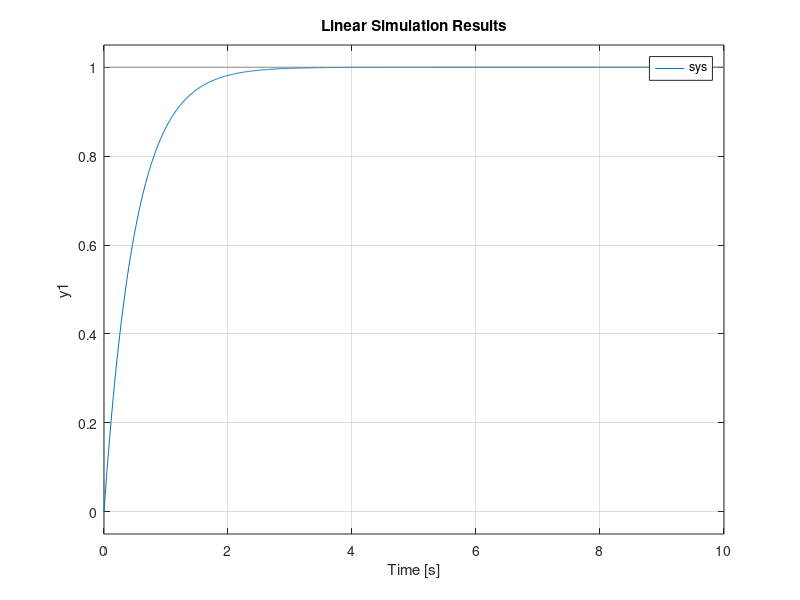
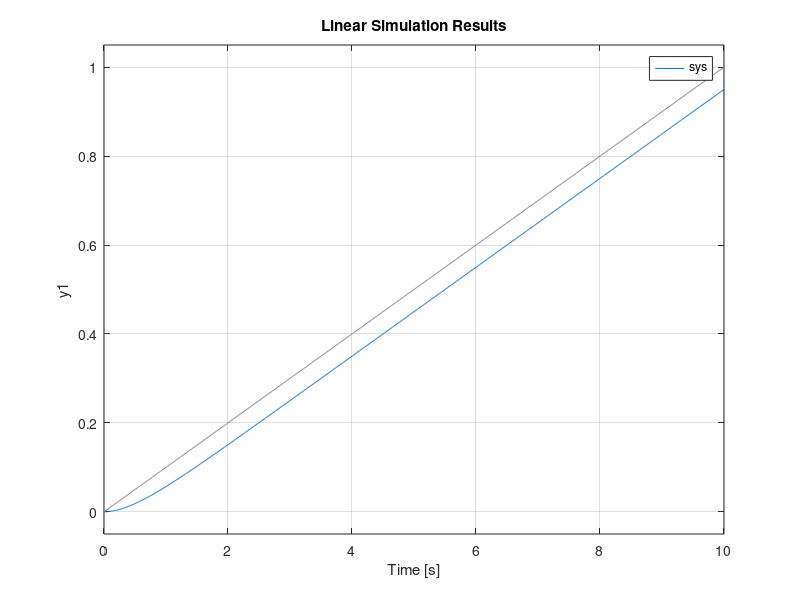
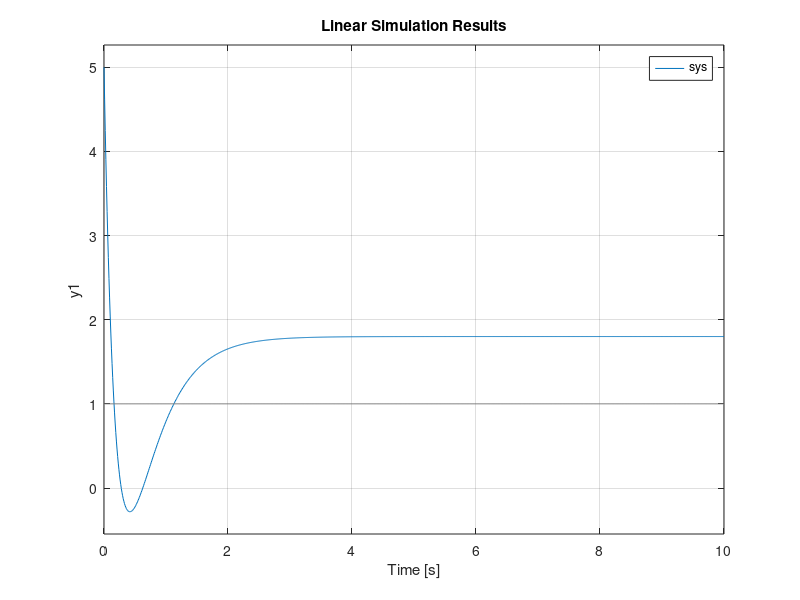
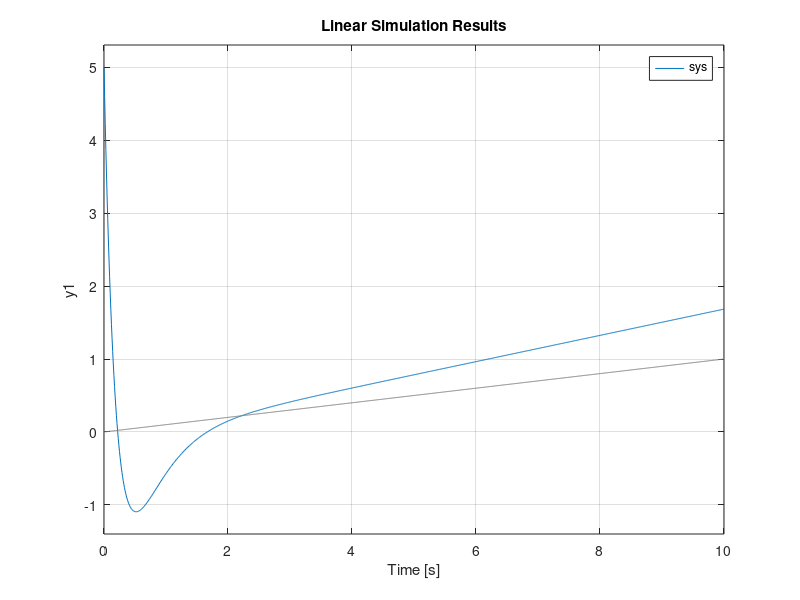

Write MATLAB code to recreate these figures, in order.
 %%%%%%%%%%%%%%%%%%%%%%%%%%%%% Ejercicio 1 %%%%%%%%%%%%%%%%%%%%%%%%%%%%%%%%%%

 A = [-2,0;7,-4];
 B = [2;4];
 C = [1,0];
 x0 = [0;-8];
 sys = ss(A,B,C)
 t = 0:0.01:10;
 u_step = ones(length(t) ,1);
 u_ramp = t./t(end)
 figure()
 lsim(sys, u_step, t, x0)
 figure()
 lsim(sys, u_ramp, t, x0)
 %%%%%%%%%%%%%%%%%%%%%%%%%%%%%%%%%%%%%%%%%%%%%%%%%%%%%%%%%%%%%%%%%%%%%%%%%%%%

 %%%%%%%%%%%%%%%%%%%%%%%%%%%%% Ejercicio 2 %%%%%%%%%%%%%%%%%%%%%%%%%%%%%%%%%%
 A = [-5,8;0,-2];
 B = [1;2];
 C = [1,0];
 x0 = [5;-2];
 sys = ss(A,B,C)
 t = 0:0.01:10;
 u_step = ones(length(t) ,1);
 u_ramp = t./t(end)
 figure()
 lsim(sys, u_step, t, x0)
 figure()
 lsim(sys, u_ramp, t, x0)
 %%%%%%%%%%%%%%%%%%%%%%%%%%%%%%%%%%%%%%%%%%%%%%%%%%%%%%%%%%%%%%%%%%%%%%%%%%%%
